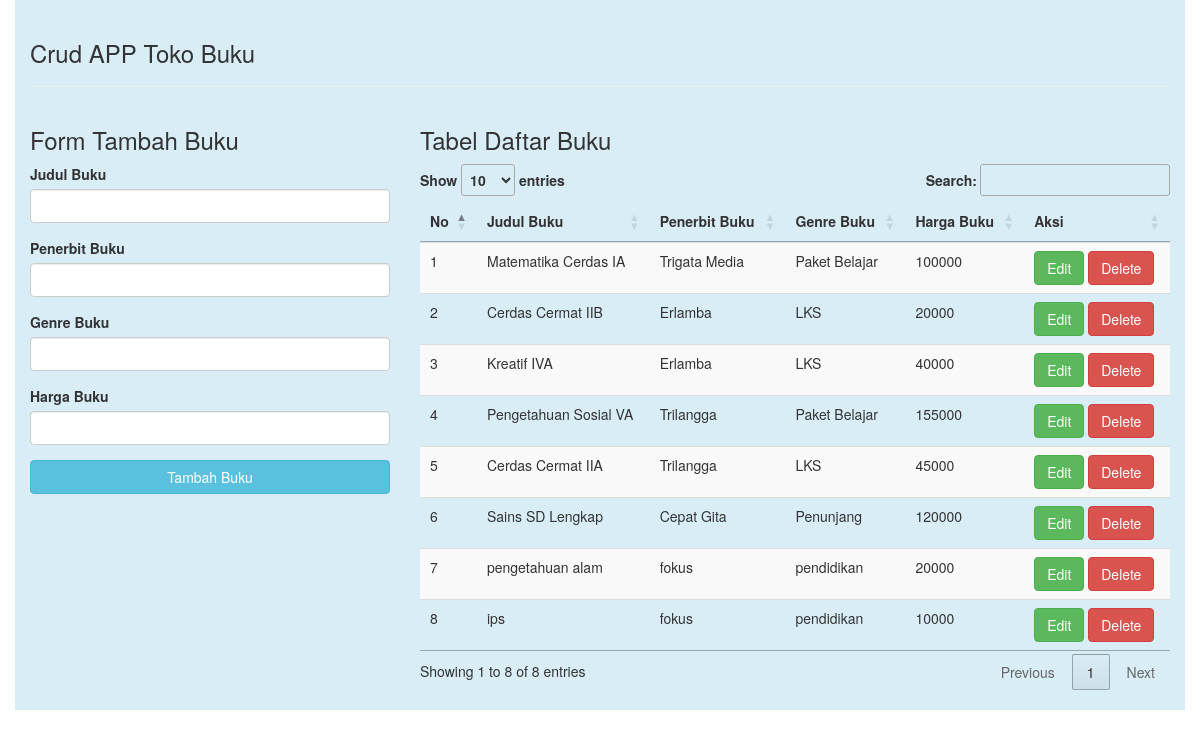
/tokobuku/index.php, run on the app's committed database.
### tables this page shows
CREATE TABLE `buku` (
  `id_buku` int(11) NOT NULL,
  `judul_buku` varchar(100) NOT NULL,
  `penerbit_buku` varchar(100) NOT NULL,
  `genre_buku` varchar(50) NOT NULL,
  `harga_buku` double NOT NULL
);

### tokobuku/index.php (the view, shortened to what this page needs)
<!DOCTYPE html>
<html lang="en">
<head>
	<link rel="stylesheet" href="bootstrap/css/bootstrap.css">
	<link rel="stylesheet" type="text/css" href="//cdn.datatables.net/1.10.11/css/jquery.dataTables.min.css">
</head>
<body>
	<?php
	include('dbconnect.php');
	$query = "SELECT * FROM buku";
	$result = mysqli_query($conn , $query);
	?>
	<div class="container bg-info" style="padding-top: 20px; padding-bottom: 20px;">
		<h3>Crud APP Toko Buku</h3>
		<hr>
		<div class="row">
			<div class="col-sm-4">
				<h3>Form Tambah Buku</h3>
				<form role="form" action="insert.php" method="post">
					<div class="form-group">
						<label>Judul Buku</label>
						<input type="text" name="judul_bk" class="form-control">
					</div>
					<div class="form-group">
						<label>Penerbit Buku</label>
						<input type="text" name="terbit_bk" class="form-control">
					</div>
					<div class="form-group">
						<label>Genre Buku</label>
						<input type="text" name="genre_bk" class="form-control">
					</div>
					<div class="form-group">
						<label>Harga Buku</label>
						<input type="text" name="harga_bk" class="form-control">
					</div>
					<button type="submit" class="btn btn-info btn-block">Tambah Buku</button>
				</form>
			</div>
			<div class="col-sm-8">
				<h3>Tabel Daftar Buku</h3>
				<table class="table table-striped table-hover dtabel">
					<thead>
						<tr>
							<th>No</th>
							<th>Judul Buku</th>
							<th>Penerbit Buku</th>
							<th>Genre Buku</th>
							<th>Harga Buku</th>
							<th>Aksi</th>
						</tr>
					</thead>
					<tbody>
						<?php
							$no = 1;
							while ($row = mysqli_fetch_assoc($result)) {
						?>
						<tr>
							<td><?php echo $no++; ?></td>
							<td><?php echo $row['judul_buku']; ?></td>
							<td><?php echo $row['penerbit_buku']; ?></td>
							<td><?php echo $row['genre_buku']; ?></td>
							<td><?php echo $row['harga_buku']; ?></td>
							<td>
								<a href="editform.php?id=<?php echo $row['id_buku'];?>" class="btn btn-success" role="button">Edit</a>
								<a href="delete.php?id=<?php echo $row['id_buku']?>" class="btn btn-danger" role="button">Delete</a>
							</td>
						</tr>
						<?php
							}
						?>
					</tbody>
				</table>
			</div>
		</div>
	</div>
</body>
</html>

### data on the page
buku: judul_buku "Matematika Cerdas IA", penerbit_buku "Trigata Media", genre_buku "Paket Belajar", harga_buku "100000"
buku: judul_buku "Cerdas Cermat IIB", penerbit_buku "Erlamba", genre_buku "LKS", harga_buku "20000"
buku: judul_buku "Kreatif IVA", penerbit_buku "Erlamba", genre_buku "LKS", harga_buku "40000"
buku: judul_buku "Pengetahuan Sosial VA", penerbit_buku "Trilangga", genre_buku "Paket Belajar", harga_buku "155000"
buku: judul_buku "Cerdas Cermat IIA", penerbit_buku "Trilangga", genre_buku "LKS", harga_buku "45000"
buku: judul_buku "Sains SD Lengkap", penerbit_buku "Cepat Gita", genre_buku "Penunjang", harga_buku "120000"
buku: judul_buku "pengetahuan alam", penerbit_buku "fokus", genre_buku "pendidikan", harga_buku "20000"
buku: judul_buku "ips", penerbit_buku "fokus", genre_buku "pendidikan", harga_buku "10000"
